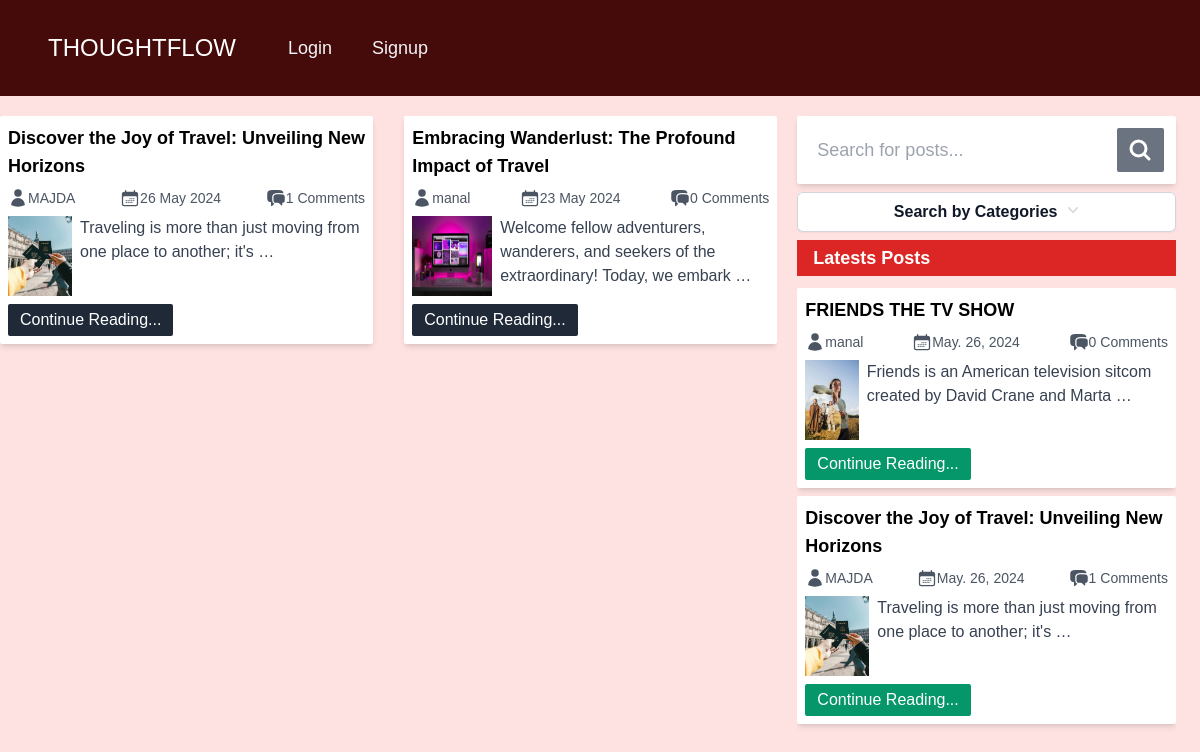
The app's page /posts/Travel/ with its own data.
### base/models.py (models this page shows, shortened)
class Post(models.Model):
    id = models.UUIDField(primary_key=True, max_length=15, editable=False, default=uuid.uuid4)
    title = models.CharField(max_length=250)
    slug = models.SlugField(max_length=300, unique_for_date='created',
    null = True, blank=True)
    author = models.ForeignKey(User, on_delete=models.CASCADE)
    body = models.TextField()
    image = models.ImageField(upload_to='bg_img/', default='default_bg_img.jpg')
    category = models.CharField(max_length=100)
    created = models.DateTimeField(auto_now_add=True)
    updated = models.DateTimeField(auto_now=True)
    @property
    def images_url(self):
        try:
            if self.image and hasattr(self.image, 'url'):
                return self.image.url
        except Exception as e:
            return None
    def get_absolute_url(self):
        try:
            return reverse('read_post', args=[str(self.id), self.slug])
        except Exception as e:
            return '/'
    class Meta:
        ordering = ['-created']
        indexes = [models.Index(fields=['created'])]

### base/views.py (the view)
# urls.py: path('posts/<str:category>/', views.post_categories,
def post_categories(request,category):
    posts = Post.objects.filter(category=category)
    recent_posts = Post.objects.all()[0:2]
    categ = Category.objects.all()
    return render(request, 'index.html', {
        'posts': posts,
        'recent_posts': recent_posts,
        'categ' : categ,
        })

### base/models.py (called while the page is built)
    def __str__(self) -> str:
        return self.title

### base/templates/index.html (shortened to what this page needs)
{% load static %}
<!DOCTYPE html>
<html lang="en">
  <head>
    <link rel="stylesheet" href="{% static 'style.css' %}" />
    <link rel="stylesheet" href="{% static 'navbar.css' %}">
  </head>
  <body class="h-14 bg-red-100">
    <nav class="bg-red-950 p-4">
      <div class="mx-auto max-w-7xl px-4 sm:px-6 lg:px-8">
          <div class="flex h-16 items-center justify-between">
              <div class="flex items-center">
                  <div class="flex-shrink-0">
                      <a class="text-2xl text-white" href="#">THOUGHTFLOW</a>
                  </div>
                  <div class="hidden md:block">
                      <div class="ml-10 flex items-baseline space-x-4">
                          {% if user.is_authenticated %}
                          <a href="{% url 'create_post' %}" class="text-gray-100 hover:bg-gray-700 hover:text-white rounded-md px-3 py-2 text-lg font-medium create-post-btn hover-crayon" aria-current="page">Create Post</a>
                          {% else %}
                          <a href="{% url 'login' %}" class="text-gray-100 hover:bg-gray-700 hover:text-white rounded-md px-3 py-2 text-lg font-medium">Login</a>
                          <a href="{% url 'register' %}" class="text-gray-100 hover:bg-gray-700 hover:text-white rounded-md px-3 py-2 text-lg font-medium">Signup</a>
                          {% endif %}
                      </div>
                  </div>
              </div>
          </div>
      </div>
    </nav>
    <main
      class="mt-5 grid grid-cols-1 md:grid-cols-2 lg:grid-cols-3 gap-5 md:w-[98%] md:h-[80vh]"
    >
      <section
        class="flex justify-between flex-wrap gap-3 col-span-1 lg:col-span-2 md:overflow-y-scroll scrollbar-hide"
      >
        {% for post in posts %}
        <div
          class="w-full h-fit lg:w-[48%] rounded-sm shadow-md bg-white flex flex-col p-2"
        >
          <h2 class="font-semibold text-lg">
            {{ post.title|truncatewords:8 }}
          </h2>
          <div class="w-full py-2 text-sm text-gray-600 flex justify-between">
            <div class="flex">
              <a href="{% url 'profile' post.author.username post.author.id%}"
                >{{ post.author }}</a
              >
            </div>
            <div class="flex">
              <p>{{ post.created|date:"d M Y" }}</p>
            </div>
            <div class="flex">
              <p>{{ post.comments.count }} Comments</p>
            </div>
          </div>
          <div class="w-full flex gap-2 justify-between">
            <img
              class="w-20 h-20"
              src="{{post.images_url|default_if_none:'images/bg_img/default_bg_img.jpg'}}"
              alt=""
              srcset=""
            />
            <p class="text-left text-gray-700">
              {{ post.body|truncatewords:12 }}
            </p>
          </div>
          <a
            href="{{ post.get_absolute_url }}"
            class="w-fit mt-2 text-white bg-gray-800 px-3 py-1 rounded-sm"
            >Continue Reading...</a
          >
        </div>
        {% empty %}
        <h1 class="text-red-500 font-bold text-5xl">
          No posts found in this category..
        </h1>
        {% endfor %}
      </section>
      <section class="order-first md:order-last flex flex-col">
        <form
          class="bg-white p-3 rounded-sm flex justify-between gap-1 shadow-md"
          action=""
          method="get"
        >
          <input
            type="text"
            required
            name="search"
            class="w-full p-2 rounded-lg focus:outline-gray-200 text-lg"
            placeholder="Search for posts..."
          />
          <button
            type="submit"
            class="bg-gray-500 w-14 flex justify-center items-center rounded-sm text-white"
          >
            <svg
              xmlns="http://www.w3.org/2000/svg"
              fill="none"
              viewBox="0 0 24 24"
              stroke-width="3.0"
              stroke="currentColor"
              class="w-6 h-6"
            >
              <path
                stroke-linecap="round"
                stroke-linejoin="round"
                d="M21 21l-5.197-5.197m0 0A7.5 7.5 0 105.196 5.196a7.5 7.5 0 0010.607 10.607z"
              />
            </svg>
          </button>
        </form>
        <div class="my-2 relative float-right inline-block text-left">
          <div>
            <button
              type="button"
              class="inline-flex w-full justify-center gap-x-1.5 rounded-md bg-white px-3 py-2 text-md font-semibold text-gray-900 shadow-sm ring-1 ring-inset ring-gray-300 hover:bg-gray-50"
              id="categories-menu-button"
              aria-expanded="true"
              aria-haspopup="true"
            >
              Search by Categories
              <svg
                class="-mr-1 h-5 w-5 text-gray-300"
                viewBox="0 0 20 20"
                fill="currentColor"
                aria-hidden="true"
              >
                <path
                  fill-rule="evenodd"
                  d="M5.23 7.21a.75.75 0 011.06.02L10 11.168l3.71-3.938a.75.75 0 111.08 1.04l-4.25 4.5a.75.75 0 01-1.08 0l-4.25-4.5a.75.75 0 01.02-1.06z"
                  clip-rule="evenodd"
                />
              </svg>
            </button>
          </div>
        </div>
        <div class="hidden md:flex flex-col relative">
          <h1
            class="bg-red-600 text-lg font-bold px-4 mb-1 py-1 text-white capitalize"
          >
            Latests Posts
          </h1>
          <div class="lg:h-[55vh] overflow-y-scroll scrollbar-hide">
            {% for post in recent_posts %}
            <div
              class="w-full my-2 h-fit rounded-sm shadow-md bg-white flex flex-col p-2"
            >
              <h2 class="font-semibold text-lg">
                {{ post.title|truncatewords:9 }}
              </h2>
              <div
                class="w-full py-2 text-sm text-gray-600 flex justify-between"
              >
                <div class="flex">
                  <a
                    href="{% url 'profile' post.author.username post.author.id %}"
                    >{{ post.author }}</a
                  >
                </div>
                <div class="flex">
                  <p>{{ post.created|date:"M. d, Y" }}</p>
                </div>
                <div class="flex">
                  <p>{{ post.comments.count }} Comments</p>
                </div>
              </div>
              <div class="w-full flex gap-2 justify-between">
                <img
                  class="w-20 h-20"
                  src="{{post.images_url|default_if_none:'images/bg_img/default_bg_img.jpg'}}"
                  alt=""
                  srcset=""
                />
                <p class="text-left text-gray-700">
                  {{ post.body|truncatewords:12 }}
                </p>
              </div>
              <a
                href="{{ post.get_absolute_url }}"
                class="w-fit mt-2 text-white bg-emerald-600 px-3 py-1 rounded-sm"
                >Continue Reading...</a
              >
            </div>
            {% endfor %}
          </div>
        </div>
      </section>
    </main>
  </body>
</html>

### THOUGHTFLOW_blog/static/navbar.css (style rules this page uses)
body { margin: 0; font-family: Arial, sans-serif; }

### records on screen
Post: title "Discover the Joy of Travel: Unveiling New Horizons", author "MAJDA", created "26 May 2024", comments.count "1", images_url (picture), body "Traveling is more than just moving from one place to another; it's …", created "May. 26, 2024"
Post: title "Embracing Wanderlust: The Profound Impact of Travel", author "manal", created "23 May 2024", comments.count "0", images_url (placeholder picture), body "Welcome fellow adventurers, wanderers, and seekers of the extraordinary! Today, we embark …"
Post: title "FRIENDS THE TV SHOW", author "manal", created "May. 26, 2024", comments.count "0", images_url (picture), body "Friends is an American television sitcom created by David Crane and Marta …"
